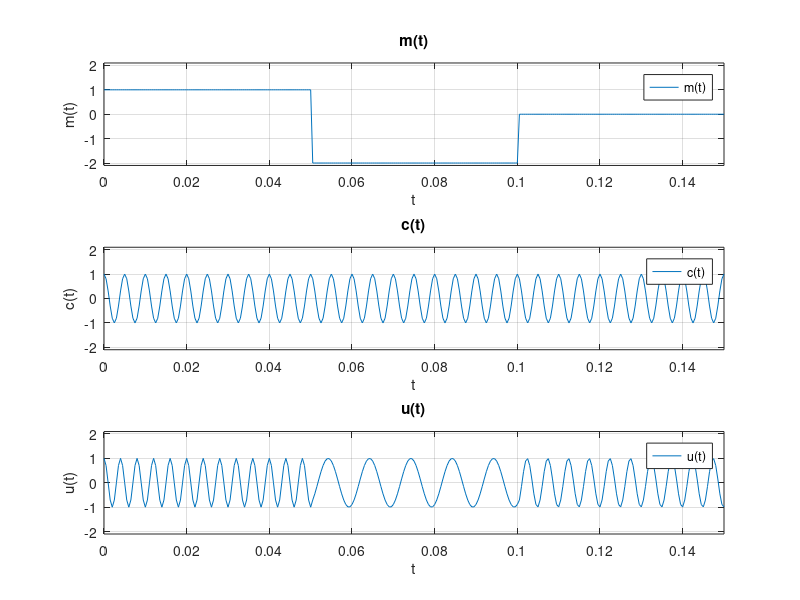
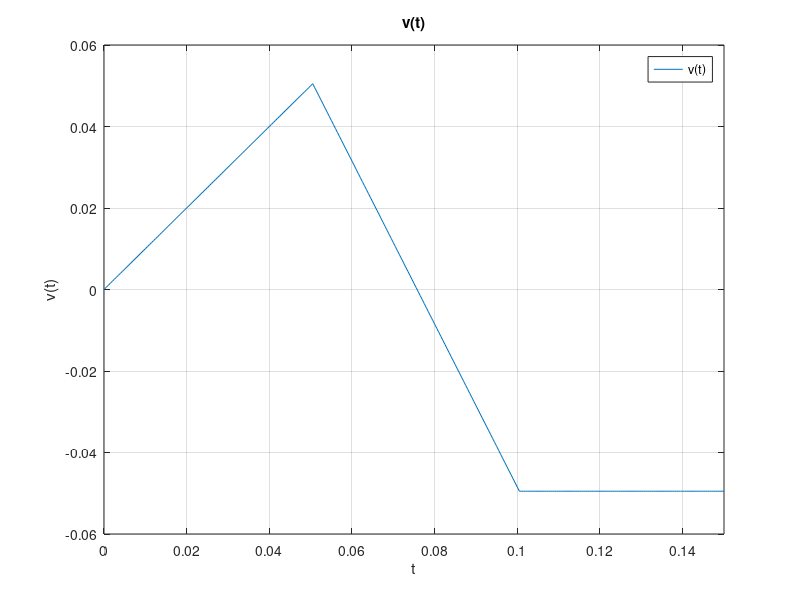

These charts were generated, in order, by the following MATLAB code: (Note: this script raises an error after producing the figures.)
%201500127 Δημήτρης Ορεινός

clc
clear all

%Αρχικά ορίζουμε το σήμα πληροφορίας m(t),χρησιμοποιώντας τη τεχνική των πολύκλαδων συναρτήσεων,
%όπου ορίζουμε τα κατάλληλα κάθε φορά διανύσματα χρόνου, όλα με σταθερό χρονικό βήμα ts=0,0005sec. %
%Το σήμα m(t)ορίζεται ως εξής:m(t)=1 ,για t που ανήκει στο χρονικό διάστημα(ορισμένο ως 
%χρονικό διάνυσμα t1) [0,t0/3],m(t)=-2 ,για t που ανήκει στο χρονικό διάστημα(ορισμένο ως 
%χρονικό διάνυσμα t2) (t0/3,2*t0/3],m(t)=0 ,για t που ανήκει στο χρονικό διάστημα(ορισμένο ως 
%χρονικό διάνυσμα t3) (2*t0/3,t0].
%Ορίζουμε ως σταθερές του προβλήματος τη χρονική σταθερά t0=0,15sec, το 
%χρονικό βήμα(Περίοδος Δειγματοληψίας)ts=0,001sec, τη συχνότητα
%δειγματοληψίας fs=1/ts, το συχνοτικό βήμα df=0,25 Hz, τη σταθερά Kf που
%εκφράζει την ευαισθησία συχνότητας που μετράται σε μονάδες Ηz/Volt
%Kf=50 Ηz/Volt και τη συχνότητα του φορέα fc=200Ηz. Ταυτόχρονα ορίζουμε  και το σήμα του
%φ ορέα, όπου c(t) =Αc*cos(2*π*fc*t), με Αc=1, το πλάτος του φέροντος κύματος.


t0=0.15;
ts=0.0005;
fc=200;
kf=50;
fs=1/ts;

df=0.25;



t1=[0:ts:t0/3];

t2=[(t0/3)+ts:ts:2*t0/3];

t3=[(2*t0/3)+ts:ts:t0];


t=[t1 t2 t3];%Ορίζουμε το χρόνο t σαν ένα διάνυσμα χρόνου που έχει προκύψει 
%από σύντμηση των τριών διανυσμάτων χρόνου t1, t2, t3.



m1=ones(1,length(t1));

m2=-2*ones(1,length(t2));

m3=zeros(1,length(t3));

m=[m1 m2 m3];%Κάνουμε σύντημση των διανυσμάτων τιμών του σήματος m(t) για να προκύψει το σήμα πληροφορίας m(t).

c=cos(2*pi*fc*t);
%Ύστερα αφού ορίσαμε τα συνεχή σήματα πληροφορίας m(t) και φορέα c(t), θα
%ορίσουμε το διαμορφωμένο σήμα κατα συχνότητα (FM) uFM(t). Το σήμα uFM(t)
%ορίζεται για φορέα c(t)=Αc*cos(2*π*fc*t), όπου fc η συχνότητα του φορέα της μορφής από τη σχέση
%uFM(t)=Ac*cos(θ(t)), όπου θ(t) η γωνία του διαμορφωμένου σήματος και
%ισχύει ότι θ(t)=2*π*fc*t+φ(t), όπου φ(t) η φάση του διαμορφωμένου σήματος,
%που είναι συνάρτηση του σήματος πληροφορίας m(t)  και έτσι θα ορίσουμε
%την ανάλογη στο ρυθμό μεταβολής της φάσης στιγμιαία συχνότητα
%fi(t)=(1/2*π)*d(θ(t))/dt=fc+(1/2*π)*d(φ(t))/dt. Για το συγκεκριμένο σήμα η φ(t) θα δίνεται από τη σχέση:
%φ(t)=2*π*Kf*v(t)=100*π*v(t), όπου v(t) το ολοκλήρωμα του σήματος m(t) από το -άπειρο(στη πραγματικότητα από το μηδέν,
%διότι τα σήμα  m(t)έχει οριστεί στο διάστημα [0,t0])στη
%μεταβλητή t, το οποίο υπολογίζουμε με τη χρήση μιας forloop που φαίνεται
%στις παρακάτω γραμμές κώδικα. Τελικά fi(t)=50*π*d(v(t))/dt+fc=50*π*m(t)+fc.


int_m(1)=0;
for(i=1:length(t)-1)
int_m(i+1)=int_m(i)+m(i)*ts;
end


u=cos(2*pi*fc*t + 2*pi*kf*int_m);%Με βάση όλα τα παραπάνω η τελική έκφραση για 
%uFM(t)=cos(2*π*200*t + 2*π*50*v)=cos(400*π*t)*cos(100*π*v)-sin(400*π*t)*sin(100*π*v),διότι ισχύει η
%τριγωνομετρική ταυτότητα cos(a+b)=cos(a)*cos(b)-sin(a)*sin(b), με a,b να
%ανήκουν στο διάστημα γωνιών [0,2*π]. 





figure(1);%Μέσω της εντολής figure ανοίγουμε ένα νέο παράθυρο σχεδίασης που το χωρίζουμε σε τρία μέρη.


subplot(3,1,1);

plot(t,m(1:length(t)));%Στο πρώτο παράθυρο σχεδιάζουμε τη γραφική παράσταση του σήματος m(t) 
%σε συνάρτηση με το χρόνο t,
%χρησιμοποιώντας την εντολή plot(x,y),
%όπου σαν ανεξάρτητη μεταβλητή x,θα θεωρήσουμε το χρόνο t(το
%διάνυσμα χρόνου t)και σαν εξαρτημένη μεταβλητή y, τις τιμές του 
%του σήματος m(t) ,για κάθε τιμή του χρόνου t(διάνυσμα χρόνου t).


axis([0,0.15,-2.1,2.1]);%Ορίζουμε τα όρια του άξονα του χρόνου(τον θεωρούμε ως άξονα x, 
%αλλά και του άξονα των τιμών του σήματος m(t)(τον θεωρούμε ως άξονα y) 
%στη γραφική παράσταση του σήματος πληροφορίας m(t), μέσω της εντολής
%axis(xmin,xmax,ymin,ymax).

xlabel('t'),ylabel('m(t)'), legend('m(t)'), title('m(t)')%Με τη χρήση των εντολών ylabel('text')
%, xlabel('text'), legend('text'), title('text'), 
%εισάγουμε κατάλληλους τίτλους αξόνων και γραφήματος, λεζάντα, πλέγμα και
%βαθμολόγηση αξόνων για τo γράφημα  του σήματος πληροφορίας m(t).



grid


pause(0);




subplot(3,1,2);
plot(t,c(1:length(t)));%Στο δεύτερο παράθυρο σχεδιάζουμε τη γραφική παράσταση του σήματος φορέα c(t) 
%σε συνάρτηση με το χρόνο t,
%χρησιμοποιώντας την εντολή plot(x,y),
%όπου σαν ανεξάρτητη μεταβλητή x,θα θεωρήσουμε το χρόνο t(το
%διάνυσμα χρόνου t)και σαν εξαρτημένη μεταβλητή y, τις τιμές του 
%του σήματος του φορέα c(t) , για κάθε τιμή του χρόνου t(διάνυσμα χρόνου t).

axis([0,0.15,-2.1,2.1]);%Ορίζουμε τα όρια του άξονα του χρόνου(τον θεωρούμε ως άξονα x, 
%αλλά και του άξονα των τιμών του σήματος c(t)(τον θεωρούμε ως άξονα y) 
%στη γραφική παράσταση του σήματος του φορέα c(t), μέσω της εντολής
%axis(xmin,xmax,ymin,ymax).



xlabel('t'),ylabel('c(t)'), legend('c(t)'), title('c(t)')%Με τη χρήση των εντολών ylabel('text')
%, xlabel('text'), legend('text'), title('text'), 
%εισάγουμε κατάλληλους τίτλους αξόνων και γραφήματος, λεζάντα, πλέγμα και
%βαθμολόγηση αξόνων για τo γράφημα  του σήματος  φορέα c(t).

grid

pause(0);


subplot(3,1,3);
plot(t,u(1:length(t)));%Στο τρίτο παράθυρο σχεδιάζουμε τη γραφική παράσταση 
%του διαμορφωμένου σήματος κατα συχνότητα uFM(t) 
%σε συνάρτηση με το χρόνο t,
%χρησιμοποιώντας την εντολή plot(x,y),
%όπου σαν ανεξάρτητη μεταβλητή x,θα θεωρήσουμε το χρόνο t(το
%διάνυσμα χρόνου t)και σαν εξαρτημένη μεταβλητή y, τις τιμές του 
%του σήματος uFM(t), για κάθε τιμή του χρόνου t(διάνυσμα χρόνου t).


axis([0,0.15,-2.1,2.1]);%Ορίζουμε τα όρια του αξόνα του χρόνου(τον θεωρούμε ως άξονα x), 
%αλλά και του άξονα των τιμών του σήματος uFM(t)(τον θεωρούμε ως άξονα y) 
%στη γραφική παράσταση του διαμορφωμένου κατά συχνότητα σήματος uFM(t), μέσω της εντολής
%axis(xmin,xmax,ymin,ymax).



xlabel('t'),ylabel('u(t)'), legend('u(t)'), title('u(t)')%Με τη χρήση των εντολών ylabel('text')
%, xlabel('text'), legend('text'), title('text'), 
%εισάγουμε κατάλληλους τίτλους αξόνων και γραφήματος, λεζάντα, πλέγμα και
%βαθμολόγηση αξόνων για τo γράφημα του  διαμορφωμένου κατά συχνότητα σήματος uFΜ(t).


grid

pause(0);
%Επίσης από όλα τα παραπάνω που ορίσαμε αλλά και από τις γραφικές παραστάσεις που  
%κατασκευάσαμε συμπεραίνουμε αυτή η διαμόρφωση 
%μπορεί να θεωρηθεί ως σαν διαμόρφωση πλάτους(AM) 
%δύο ορθογώνιων φερόντων-συνιστωσών cos(400*π*t) και sin(400*π*t), όπου η
%συμφασική συνιστώσα είναι η xI(t)=cos(400*π*t) και η ορθογώνια συνιστώσα
%είναι η xQ(t)=sin(400*π*t), με την περιβάλλουσα V(t) του διαμορφωμένου σήματος
%να είναι ανεξάρτητη από το χρόνο, διότι V(t)=(xI(t)^2+xQ(t)^2)^(1/2)=Ac.
%Τα δύο ορθογώνια φέροντα διαμορφώνονται μέσω των δύο μη γραμμικών όρων
%cos(400*π*t) και sin(400*π*t), κάτι που καθιστά την διαμόρφωση γωνίας(άρα
%και τη διαμόρφωση της συχνότητας) ως μια μη γραμμική διδικασία, που δεν
%ισχύει η αρχή της υπέρθεσης.


figure(2)%Μέσω της εντολής figure ανοίγουμε ένα νέο παράθυρο σχεδίασης.

plot(t,int_m(1:length(t)));%Σχεδιάζουμε τη γραφική παράσταση 
%του  σήματος v(t) 
%σε συνάρτηση με το χρόνο t,
%χρησιμοποιώντας την εντολή plot(x,y),
%όπου σαν ανεξάρτητη μεταβλητή x,θα θεωρήσουμε το χρόνο t(το
%διάνυσμα χρόνου t)και σαν εξαρτημένη μεταβλητή y, τις τιμές του 
%του σήματος v(t), για κάθε τιμή του χρόνου t(διάνυσμα χρόνου t).


axis([0,0.15,-0.06,0.06]);%Ορίζουμε τα όρια του άξονα του χρόνου(τον θεωρούμε ως άξονα x, 
%αλλά και του άξονα των τιμών του σήματος c(t)(τον θεωρούμε ως άξονα y) 
%στη γραφική παράσταση του σήματος v(t), μέσω της εντολής
%axis(xmin,xmax,ymin,ymax).

title('v(t)') , xlabel('t'), ylabel('v(t)'), legend('v(t)')%Με τη χρήση των εντολών ylabel('text')
%, xlabel('text'), legend('text'), title('text'), 
%εισάγουμε κατάλληλους τίτλους αξόνων και γραφήματος, λεζάντα, πλέγμα και
%βαθμολόγηση αξόνων για τo γράφημα  του σήματος v(t).

grid

%Με τη χρήση της βοηθητικής συνάρτησης [M,m,df]=fftseq(m,ts,df) και
%παράλληλα από τον γνωστό ορισμό του μετασχηματισμού Fourier 
%για τα συνεχή σήματα, δηλαδή το ολοκλήρωμα από το 0 εώς το t0(Όλα τα
%σήματα m(t), c(t) και uAM(t) τα ορίσαμε στο διάστημα [0,t0]) γινομένου του εκάστοτε σήματος με
%τον εκθετικό όρο e^(-j*2*π*f*t).Η παραπάνω αναλυτική μέθοδος 
% για το διαμορφωμένο κατά συχνότητα σήμα uFM(t), έχει τέτοιο βαθμό
%δυσκολίας που ουσιαστικά δεν είναι εφικτή η πραγματοποίησή της.Έτσι παρακάτω θα παρουσιαστεί περιγραφικά 
%ένας προσεγγιστικός τρόπος της εύρεσης του μετσχηματισμού Fourier του σήματος uFM(t), χρησιμοποιώντας το ανάπτυγμα Taylor. 
%Για τα σήματα m(t) και c(t) υπολογίζουμε αναλυτικά μέσω του γνωστού ορισμού του μετασχηmaτισμού Fourier 
%,αλλά και μέσω των παρακάτω γραμμών κώδικα τους μετασχηματισμούς
%Fourier των σημάτων αυτών.
%Τελικά θα προκύψει το ίδιο
%αποτέλεσμα και με τους δύο τρόπους για τα δύο αυτά σήματα, δηλαδή: 

%M(j*2*π*f)=(t0/3)*e^(-j*π*f*t0/3)*sinc(t0*f/3)-2*(t0/3)*e^(-j*π*f*t0)*sinc(t0*f/3),
%όπου  για t0=0,15sec, θα έχουμε ότι
%Μ(j*2*π*f)=(0,05)*(1-2*e^(-0,1*π*f))*e^(-j*π*0,05*f)*sinc(0,05*f).

%Για συχνότητα φορέα fc=200Hz

%C(j*2*π*f)=0,5*(δ(f+200)+δ(f-200)), δηλαδή το άθροισμα δύο συναρτήσεων δέλτα που
%προσεγγίζονται από στενούς παλμούς,με τη συγκεκριμένη συνάρτηση, να
%"ακουμπάει"(δηλαδή να αρχίσει και να σταματήσει να παίρνει τιμές) τόσο η θετική, όσο και η
%αρνητική συχνοτική συνιστώσα της, στη συχνότητες |f|=200Hz και |f|=300Hz .
%Αυτή η συνάρτηση(θετική και αρνητική συχνοτική συνιστώσα) θα πάρει τη μέγιστη τιμή της 
%που είναι ίση με 0,5, για |fc|=200Hz.Στο διάγραμμα όμως που προκύπτει από
%τη matlab, η μέγιστη τιμή είναι μικρότερη του 0,5, διότι έχουμε δαιρέσει
%το μετασχηματισμό Fourier fs=1/ts=1/0,0005=2000 Hz.Αυτή η μεγάλη συχνότητα
%δειγματοληψίας μας εξασφαλίζει μεγαλύτερη ακρίβεια στην αναπαράσταση του
%σήματος.

% UFM(j*2*π*f)=(Ac/2)*[F[cos(φ(t)](για(f-fc))+F[cos(φ(t)](για(f+fc))+j*F[sin(φ(t)](για(f-fc))]
%-0,5*j*F[sin(φ(t)](για(f+fc)) ,επειδή όμως για το συγκεκριμένο σήμα είναι δύσκολο να βρεθεί ακριβής έκφραση 
%για το μετασχηματισμό Fourier, προσεγγίζουμε τους όρους cos(φ(t))και sin(φ(t)) του σήματος uFM(t), 
%μέσω του αναπτύγματος Taylor,δηλαδή cos(φ(t))=1-φ(t)^2/2!+φ(t)^4/4! 
%και sin(φ(t))=φ(t)-φ(t)^3/3!+φ(t)^5/5!.Τελικά η συνάρτηση uFM(t)για πλάτος Ac=1 θα γίνει:
% uFM(t)=cos(400*π*t)-((100*π*v(t))^2/2!)*cos(400*π*t)+((100*π*v(t))^4/4!)*cos(400*π*t)+cos(400*π*t)-((100*π*v(t))^3/3!)*cos(400*π*t)+
%((100*π*v(t))^5/5!)*cos(400*π*t)-.......(Το σήμα φ(t) έχει μετασχηματισμό Fourier
%Φ(j*2*π*f)).
%και επίσης, χρησιμοποιώντας την ιδιότητα της Διαμόρφωσης του Μετασχηματισμού Fourier με φ(t)=100*π*v(t)  θα ισχύει ότι:
% η UFM(j*2*π*f) έχει αθρόισματα από συναρτήσεις δέλτα και Φ(j*2*π*f), αλλά
%και διαφορές συναρτήσεων Φ(j*2*π*f).

%Με ανάλογη λογική μπορούμε,προσεγγιστικά πάντα,να βγάλουμε αντίστοιχες σχέσεις και
%συμπεράσματα,εκφράζοντας το σήμα m(t) με συχνότητα fm σαν άθροισμα συνημιτόνων και έπειτα χρησιμοποιώντας 
%τις συναρτήσεις Bessel  με όρισμα τον δείκτη διαμόρφωσης βf=β,όπου δεν ισχύει ότι βf<<1, και τάξης n
%(βf και n πραγματικοί αριθμοί)που έχει τις εξής ιδίότητες:
%1)Jn(β) είναι πραγματική συνάρτηση, 2)J-n(β)=(-1)^n*Jn(β)και 3)άθροισμα από το -άπειρο
%στο +΄άπειρο των όρων (Jn(b))^2 να ισούται με 1.

%Προκύπτουν τα ακόλουθα αυμπεράσματα:

%1) Το φάσμα του σήματος FM αποτελείται από ένα άπειρο πλήθος
%φασματικών συνιστωσών, μια από τις οποίες αντιστοιχεί στο
%φορέα (συχνότητα fc) και άπειρες πλευρικές φασματικές
%συνιστώσες στις συχνότητες fc± n*fm (n = 1,2,...)
%2)Το πλάτος των φασματικών συνιστωσών εξαρτάται από τις τιμές της
%συνάρτησης Jn(β).
%3)Το πλάτος της φασματικής συνιστώσας του φορέα είναι J0(β), ενώ το
%πλάτος της φc± nφm φασματικής συνιστώσας είναι Jn(β).
%4)Από τους σχετικούς πίνακες για τη συνάρτηση Bessel γίνεται φανερό ότι όσο αυξάνεται το n
%(δηλαδή η τάξη της αντίστοιχης αρμονικής), τόσο η Jn(β) (δηλαδή το
%μέγεθος των αντίστοιχων αρμονικών) μειώνεται.
%5)Πρακτικά οι υψηλής τάξης αρμονικές μπορούν να θεωρηθούν
%αμελητέες, με την έννοια ότι το σύνολο της ισχύος του σήματος FM
%είναι συγκεντρωμένο σε πεπερασμένο εύρος συχνοτήτων, που
%εξαρτάται από την παράμετρο β.


[M,m,df1]=fftseq(m,ts,df);

M=M/fs;

f=[0:df1:df1*(length(m)-1)]-fs/2;%Ορίζουμε κατάλληλο "κεντραρισμένο διάστημα συχνοτήτων στο 0, ώστε αργότερα 
%να σχεδιάσουμε τα φάσματα των σημάτων m(t),c(t) και uFΜ(t).





[C,c,df1] = fftseq(c,ts,df);

C=C/fs;


[U,u,df1]=fftseq(u,ts,df);

U=U/fs;

%Επίσης από τον υπολογισμό του μετασχηματισμού Fourier γα το διαμορφωμένο
%σήμα uFM(t),προκύπτουν τα εξής συμπεράσματα:
%1)Το εύρος ζώνης του σήματος είναι ίσο με W, άρα το εύρος ζώνης των
%σημάτων φ(t)^n είναι ίσο με n*W. ’ρα το φάσμα του διαμορφωμένου σήματος
%κατά συχνότητα(FM) δεν είναι περιορισμένο, αλλά εκτείνεται από το -άπειρο
%στο +άπειρο, διότι και το n μπορεί να λάβει άπειρες τιμές.’ρα το εύρος
%ζώνης του σήματος είναι άπειρο.
%2) Tο φάσμα του διαμορφωμένου σήματος αποτελείται από το φάσμα του
%φέροντος κύματος, αλλά και από τα αντίστοιχα φάσματα των φ(t)^n, με
%κέντρο τη συχνότητα fc, όπου όσο μεγαλώνει η δύναμη n των σημάτων φ(t)^n
%τόσο το φασματικό πλάτος μειώνεται, επομένως αναφερόμαστε σε φασματικό
%περιεχόμενο, το οποίο βρίσκεται σε ολοένα και μεγαλύτερη απόσταση από τη
%συχνότητα fc, κάτι που φαίνεται και από τη μέιωση που παρουσιάζουν οι μη
%γραμμικοί όροι cos(φ(t))και sin(φ(t)), αναπτυσσομενοι κατά Taylor.
%3)Για μη περιοδικά σήματα ο υπολογισμός του εύρους του φάσματος, που καταλαμβάνει το σήμα πληροφορίας m(t), 
%είναι μία διαδικασία η οποία εξαρτάται άμεσα από το ποσοστό της ποσότητας
%πληροφορίας του σήματος πληροφορίας που ενδιαφέρει να περικλείει το διαμορφωμένο σήμα.


%Ύστερα θα υπολογίσουμε  τον δείκτη διαμόρφωσης FM από την εξίσωση βf=kf*α/W,που ισχύει για ημιτονοειδή σήματα πληροφορίας 
%θέτοντας α=max|m(t)| ώστε να υποστηρίζει σήματα πληροφορίας που δεν έχουν ημιτονοειδή μορφή, 
%όπως το σήμα m(t) που μας δώθηκε στην εκφώνηση της άσκησης. Επίσης W=fmax,
%δηλαδή επειδή το σήμα m(t) που μας δίνεται έχει θεωρητικά άπειρο φάσμα,
%όπως καταλήξαμε και προηγουμένως μέσω του μετασχηματισμού
%Fourier,ουσιαστικά θα επιλέξουμε μια μέγιστη συχνότητα μέσω της οποίας θα υπολογιστεί 
%το εύρος ζώνης του σήματος πληροφορίας.Ο δείκτης διαμόρφωσης εκφράζει 
%τη μέγιστη απόκλιση της στιγμιαίας συχνότητας του διαμορφωμένου σήματος uFM(t) fi(t) από τη συχνότητα του φορέα fc, 
%κανονικοποιημένη ως προς το εύρος ζώνης W. Θεωρoύμε στη συγκεκριμένη
%περίπτωση ότι W=fmax=20 Hz. Επειδή ο δείκτης διαμόρφωσης βf που
%προκύπτει,μέσω του προγράμματος σε matlab,ισούται με 5, άρα δεν ισχύει ότι βf<<1, τότε στην σχέση για το σήμα uFM(t), 
%οι όροι ανώτερης τάξης δεν μπορούν να αγνοηθούν και θα έχουμε διαμόρφωση συχνότητας
%ευρείας ζώνης(WBFM).
%Όμως πέρα από τα παραπάνω μας ενδιαφέρει και το ενεργό εύρος ζώνης το
%οποίο περιέχει ένα μεγάλο μέρος της ισχύος του διαμορφωμένου σήματος, σε
%ποσοστό μεγαλύτερο από 99%. Tο ενεργό εύρος ζώνης μπορεί να προσεγγιστεί με μεγάλη ακρίβεια, 
%χρησιμοποιώντας τονκανόνα του Carson ο οποίος διατυπώνεται ως εξής:
%BT=2*W*(βf+1)=240 Hz. Οι παρακάτω γραμμές κώδικα συμπίπτουν ακριβώς με το
%θεωρητικό υπολογισμό που κάνουμε για το ενεργό εύρος ζώνης, συνεπώς τα
%αποτελέσματα των θεωρητικών υπολογισμών αλλά και των υπολογισμών στη
%matlab είναι ακριβώς τα ίδια. Όσον αφορά την ισχύ του σήματος uFM(t),όπου
%ισχύει ότι το ολοκλήρωμα από το 0 στο t0 της συνάρτησης uFM(t)^2 PFM=Ac^2/2=1/2,
%αυτή λόγω σταθερού πλάτους του σήματος uFM(t),θα
%είναι σταθερή, που σημαίνει ότι χωρίς να μεταβάλλεται η τιμή της
%ανακατανέμεται σε όλες τις συνιστώσες του φάσματος, δηλαδή στις 
%πλευρικές ζώνες του φάσματος.

%Επίσης αν θεωρούσαμε ότι το εύρος ζώνης είναι: 1)W=200 Hz ή ότι 2)W=2000Hz, τότε για
%τον δείκτη διαμόρφωσης βf και για το ενεργό εύρος ζώνης ΒT ισχύει
%ότι:1)βf=0,5 και ΒΤ=600Ηz και 1)βf=0,05 και ΒΤ=4200Ηz=4,2kHz. Τελικά
%συμπεραίνουμε ότι όσο αυξάνουμε το εύρος ζώνης W, τόσο μειώνεται ο δείκτης
%διαμόρφωσης βf, άρα και η μέγιστη απόκλιση της στιγμιαίας συχνότητας του διαμορφωμένου σήματος uFM(t) 
%fi(t) από τη συχνότητα του φορέα fc, δηλαδή ο όρος max(fi(t)-fc)=max((1/2*π)*d(φ(t))/dt)=50*π*max(m(t)).
% Επίσης θα παρατηρηθεί αύξηση του ενεργού εύρος ζώνης, δηλαδή το μεγάλο μέρος της ισχύος του διαμορφωμένου σήματος, σε
%ποσοστό μεγαλύτερο από 99%, που περιέχει θα είναι το ίδιο και περισσότερο "απλωμένο" στο φάσμα του σήματος uFM(t). 
W=20;

bf=kf*max(abs(m))/W;

BT=(bf+1)*2*W;





print -dbitmap modfm2a;
pause(0);




figure(3)%Μέσω της εντολής figure ανοίγουμε ένα νέο παράθυρο σχεδίασης που το χωρίζουμε σε τρία μέρη.

subplot(3,1,1);

plot(f,abs(fftshift(M)));%Στο πρώτο παράθυρο σχεδιάζουμε τη γραφική παράσταση του σήματος του φορέα
%c(t) σε συνάρτηση με τη συχνότητα f ,
%χρησιμοποιώντας την εντολή plot(x,y),
%όπου σαν ανεξάρτητη μεταβλητή x,θα θεωρήσουμε τη συχνότητα f("κεντραρισμένο" διάνυσμα συχνοτήτων f στο μηδέν)
%και σαν εξαρτημένη μεταβλητή y, τις τιμές του 
%του σήματος πληροφορίας m(t) ,για κάθε τιμή της συχνότητας f("κεντραρισμένο" διάνυσμα συχνοτήτων f στο μηδέν)


title('M(j*2*π*f)') , xlabel('f'), ylabel('M(j*2*π*f)'), legend('M(j*2*π*f)')
%Με τη χρήση των εντολών ylabel('text')
%, xlabel('text'), legend('text'), title('text'), 
%εισάγουμε κατάλληλους τίτλους αξόνων και γραφήματος, λεζάντα, πλέγμα και
%βαθμολόγηση αξόνων για τo φάσμα του μέτρου του "κεντραρισμένου" στο μηδέν
%Μετασχηματισμού Fourier FFT του σήματος πληροφορίας m(t).


grid

subplot(3,1,2);



plot(f,abs(fftshift(C)));%Στο δεύτερο παράθυρο σχεδιάζουμε τη γραφική παράσταση του σήματος του φορέα
%c(t) σε συνάρτηση με τη συχνότητα f ,
%χρησιμοποιώντας την εντολή plot(x,y),
%όπου σαν ανεξάρτητη μεταβλητή x,θα θεωρήσουμε τη συχνότητα f("κεντραρισμένο" διάνυσμα συχνοτήτων f στο μηδέν)
%και σαν εξαρτημένη μεταβλητή y, τις τιμές του του μέτρου του "κεντραρισμένου" στο μηδέν
%Μετασχηματισμού Fourier FFT
%του σήματος του φορέα c(t) ,για κάθε τιμή της συχνότητας f("κεντραρισμένο"
%διάνυσμα συχνοτήτων f στο μηδέν).


title('C(j*2*π*f)') , xlabel('f'), ylabel('C(j*2*π*f)'), legend('C(j*2*π*f)')
%Με τη χρήση των εντολών ylabel('text')
%, xlabel('text'), legend('text'), title('text'), 
%εισάγουμε κατάλληλους τίτλους αξόνων και γραφήματος, λεζάντα, πλέγμα και
%βαθμολόγηση αξόνων για τo γράφημα του μέτρου του "κεντραρισμένου"
%Μετασχηματισμού Fourier FFT του σήματος του φορέα c(t).


grid

subplot(3,1,3);


plot(f,abs(fftshift(U)));%Στο τρίτο παράθυρο σχεδιάζουμε τη γραφική παράσταση του διαμορφωμένου κατα συχνότητα σήματος(FM)
%uFM(t) σε συνάρτηση με τη συχνότητα f ,
%χρησιμοποιώντας την εντολή plot(x,y),
%όπου σαν ανεξάρτητη μεταβλητή x,θα θεωρήσουμε τη συχνότητα f("κεντραρισμένο" διάνυσμα συχνοτήτων f στο μηδέν)
%και σαν εξαρτημένη μεταβλητή y, τις τιμές του του μέτρου του "κεντραρισμένου" στο μηδέν
%Μετασχηματισμού Fourier FFT
%του σήματος uFM(t) ,για κάθε τιμή της συχνότητας f("κεντραρισμένο"
%διάνυσμα συχνοτήτων f στο μηδέν).


title('UFM(j*2*π*f)') , xlabel('f'), ylabel('UFM(j*2*π*f)'), legend('UFM(j*2*π*f)')
%Με τη χρήση των εντολών ylabel('text')
%,xlabel('text'), legend('text'), title('text'), 
%εισάγουμε κατάλληλους τίτλους αξόνων και γραφήματος, λεζάντα, πλέγμα και
%βαθμολόγηση αξόνων για τo φάσμα του διαμορφωμένου κατά συχνότητα σήματος uFM(t).


grid

pause(0);



%Εδώ δημιουργήσαμε τη βοηθητική συνάρτηση για τον υπολογισμό του
%Μετασχηματισμού Fourier του εκάστοτε συνεχούς σήματος που χρειάζεται.

function[M,m,df]=fftseq(m,ts,df)
fs=1/ts;

if(nargin==2)

    n1 = 0;

else
    
    n1 = fs/df;
end

n2 = length(m);


n = 2^(max(nextpow2(n1),nextpow2(n2)));


M = fft(m,n);


m = [m,zeros(1,n-n2)];


df = fs/n;

end
